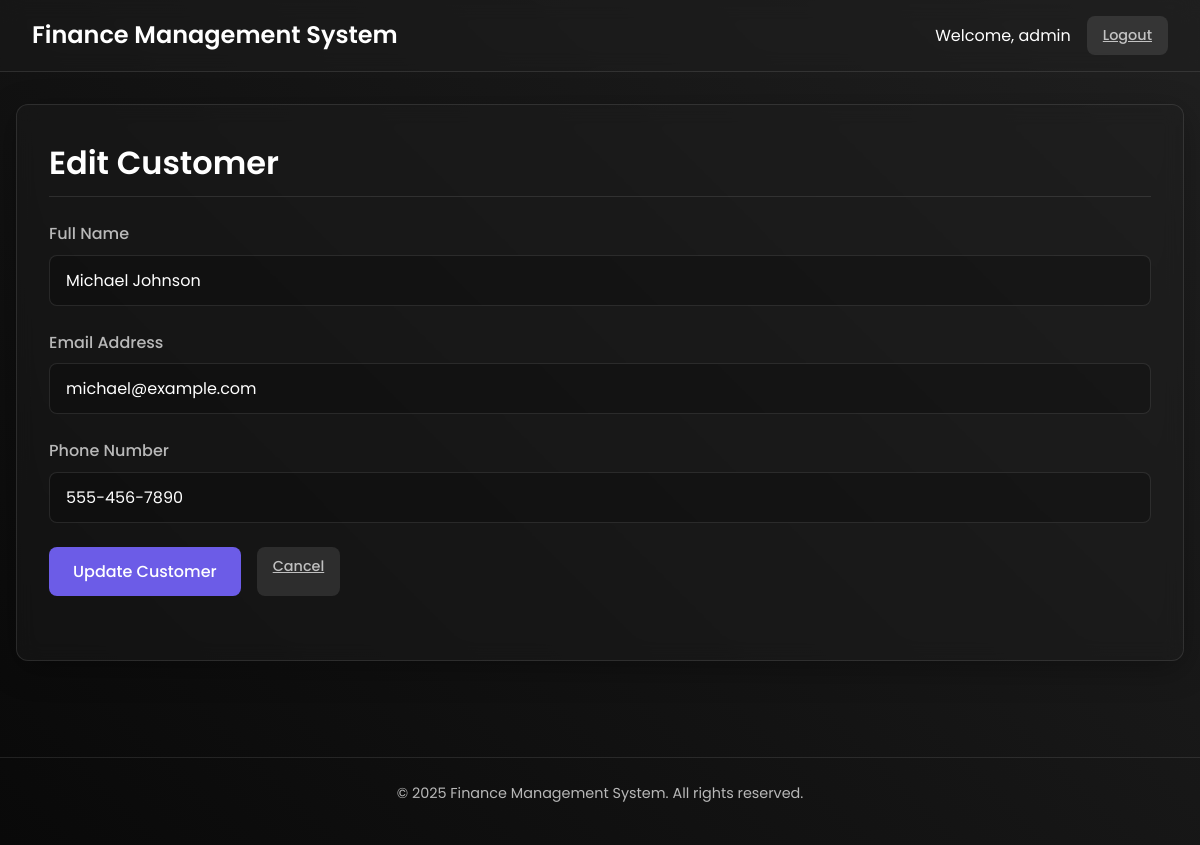
Screenshot of /edit_customer.php?id=3 (signed in) with the database file from the repository.
### tables this page shows
CREATE TABLE IF NOT EXISTS customers (
  id INT AUTO_INCREMENT PRIMARY KEY,
  name VARCHAR(255) NOT NULL,
  email VARCHAR(255) NOT NULL,
  phone VARCHAR(20) NOT NULL,
  created_at TIMESTAMP DEFAULT CURRENT_TIMESTAMP
);

### edit_customer.php (the view, shortened to what this page needs)
<?php
require_once 'includes/db.php';
$customer_id = filter_var($_GET['id'], FILTER_VALIDATE_INT);
$checkCustomer = $conn->prepare("SELECT * FROM customers WHERE id = ?");
$checkCustomer->bind_param("i", $customer_id);
$checkCustomer->execute();
$result = $checkCustomer->get_result();
$customer = $result->fetch_assoc();
?>
<!DOCTYPE html>
<html lang="en">
<head>
    <link rel="stylesheet" href="assets/style.css">
</head>
<body>
    <header class="dashboard-header">
        <div class="logo">
            <h1>Finance Management System</h1>
        </div>
        <div class="user-info">
            <span>Welcome, <?php echo htmlspecialchars($_SESSION['admin_username']); ?></span>
            <a href="logout.php" class="btn btn-logout">Logout</a>
        </div>
    </header>
    <div class="container dashboard-container">
        <section class="dashboard-section glass-card">
            <h2>Edit Customer</h2>
            <div class="form-container">
                <form id="edit-customer-form" method="POST">
                    <div class="form-group">
                        <label for="name">Full Name</label>
                        <input type="text" id="name" name="name" value="<?php echo htmlspecialchars($customer['name']); ?>" required>
                    </div>
                    <div class="form-group">
                        <label for="email">Email Address</label>
                        <input type="email" id="email" name="email" value="<?php echo htmlspecialchars($customer['email']); ?>" required>
                    </div>
                    <div class="form-group">
                        <label for="phone">Phone Number</label>
                        <input type="tel" id="phone" name="phone" value="<?php echo htmlspecialchars($customer['phone']); ?>" required>
                    </div>
                    <div class="button-group">
                        <button type="submit" class="btn btn-primary">Update Customer</button>
                        <a href="home.php" class="btn btn-logout">Cancel</a>
                    </div>
                </form>
            </div>
        </section>
    </div>
    <footer class="dashboard-footer">
        <p>&copy; <?php echo date('Y'); ?> Finance Management System. All rights reserved.</p>
    </footer>
</body>
</html>

### assets/style.css (style rules this page uses)
:root { --bg-dark: #121212; --bg-card: rgba(30, 30, 30, 0.7); --text-primary: #ffffff; --text-secondary: rgba(255, 255, 255, 0.7); --accent-primary: #6c5ce7; --accent-secondary: #a29bfe; --error: #ff5252; --success: #4caf50; --glass-bg: rgba(30, 30, 30, 0.4); --glass-border: 1px solid rgba(255, 255, 255, 0.1); --glass-shadow: 0 8px 32px 0 rgba(0, 0, 0, 0.3); --glass-radius: 12px; --font-family: 'Poppins', sans-serif; --transition-speed: 0.3s; }
* { margin: 0; padding: 0; box-sizing: border-box; }
body { font-family: var(--font-family); background-color: var(--bg-dark); color: var(--text-primary); line-height: 1.6; overflow-x: hidden; background-image: linear-gradient(45deg, #090909 0%, #202020 100%); background-attachment: fixed; min-height: 100vh; }
h1, h2, h3, h4, h5, h6 { margin-bottom: 0.5em; font-weight: 600; }
h1 { font-size: 2.5rem; }
h2 { font-size: 2rem; }
p { margin-bottom: 1rem; }
.container { width: 100%; max-width: 1200px; margin: 0 auto; padding: 1rem; }
.dashboard-container { padding: 2rem 1rem; }
.glass-card { background: var(--glass-bg); border-radius: var(--glass-radius); border: var(--glass-border); box-shadow: var(--glass-shadow); backdrop-filter: blur(10px); -webkit-backdrop-filter: blur(10px); padding: 2rem; margin-bottom: 2rem; transition: transform var(--transition-speed), box-shadow var(--transition-speed); }
.form-group { margin-bottom: 1.5rem; }
label { display: block; margin-bottom: 0.5rem; color: var(--text-secondary); font-weight: 500; }
input, select, textarea { width: 100%; padding: 0.75rem 1rem; border-radius: 8px; border: 1px solid rgba(255, 255, 255, 0.1); background-color: rgba(0, 0, 0, 0.2); color: var(--text-primary); font-family: var(--font-family); font-size: 1rem; transition: border-color var(--transition-speed), box-shadow var(--transition-speed); }
.btn { display: inline-block; padding: 0.75rem 1.5rem; border-radius: 8px; border: none; font-family: var(--font-family); font-size: 1rem; font-weight: 500; cursor: pointer; transition: background-color var(--transition-speed), transform var(--transition-speed); }
.btn-primary { background-color: var(--accent-primary); color: white; }
.btn-logout { background-color: rgba(255, 255, 255, 0.1); color: var(--text-secondary); padding: 0.5rem 1rem; font-size: 0.9rem; }
.button-group { display: flex; gap: 1rem; margin-top: 1.5rem; }
.dashboard-header { background: var(--glass-bg); backdrop-filter: blur(10px); -webkit-backdrop-filter: blur(10px); padding: 1rem 2rem; display: flex; justify-content: space-between; align-items: center; border-bottom: var(--glass-border); position: sticky; top: 0; z-index: 100; }
.dashboard-header .logo h1 { font-size: 1.5rem; margin: 0; }
.user-info { display: flex; align-items: center; gap: 1rem; }
.dashboard-section { margin-bottom: 2rem; }
.dashboard-section > h2 { margin-bottom: 1.5rem; border-bottom: var(--glass-border); padding-bottom: 0.5rem; }
.form-container { margin-bottom: 2rem; }
.dashboard-section { margin-bottom: 2rem; width: 100%; }
.dashboard-footer { text-align: center; padding: 1.5rem 0; margin-top: 2rem; color: var(--text-secondary); font-size: 0.9rem; border-top: var(--glass-border); }
.dashboard-section { animation: fadeIn 0.5s ease-out forwards; }

### rows the page displays
customers: name "Michael Johnson", email "michael@example.com", phone "555-456-7890"

### other values shown
$_SESSION['admin_username'] "admin"
